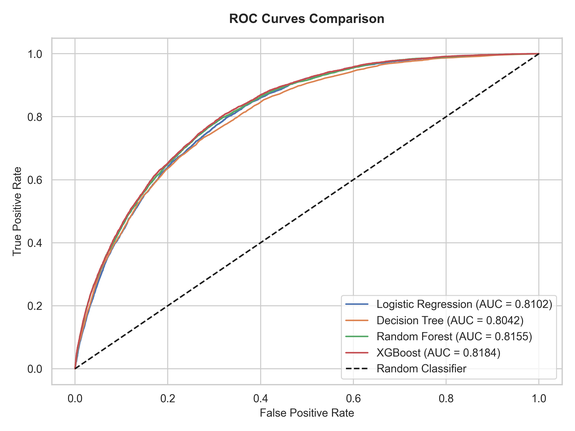
#> input picture results/modeling/roc_curves.png, 575 x 431 px, shrunk from 2400 x 1800 before the run
$ python generate_combined_model_curves.py
#> lines starting #> are read from the running program, lines starting #| are printed output that depends on the picture
#!/usr/bin/env python
"""
Combined Model Curves Generator (Figure 4)
------------------------------------------
Author: Advanced Data Analytics Agent
Description:
    Combines the existing ROC curves and Precision-Recall curves images
    side-by-side into a single publication-ready figure.

    The figure is labeled with:
        - "(a) ROC curves" on the left
        - "(b) Precision–Recall curves" on the right

    Outputs:
        - docs/figures/model_performance_curves.svg (Vector Wrapper)
        - docs/figures/model_performance_curves.png (300 DPI Raster)

    This script runs standalone, does not modify any raw models or predictions,
    and handles missing source files gracefully.
"""

import os
from pathlib import Path
import matplotlib.pyplot as plt
import matplotlib.image as mpimg

# Resolve paths relative to this script
BASE_DIR = Path(__file__).resolve().parent.parent
RESULTS_DIR = BASE_DIR / "results" / "modeling"
OUTPUT_DIR = BASE_DIR / "docs" / "figures"

def check_source_files():
    """Checks if the required source images exist."""
    roc_path = RESULTS_DIR / "roc_curves.png"
    pr_path = RESULTS_DIR / "pr_curves.png"

    missing = []
    if not roc_path.exists():
        missing.append(str(roc_path))
    if not pr_path.exists():
        missing.append(str(pr_path))

    if missing:
        raise FileNotFoundError(
            f"Required source image(s) not found:\n" +
            "\n".join(f"  - {m}" for m in missing) +
            "\nPlease run model training/evaluation first."
        )
    return roc_path, pr_path

def combine_curves():
    """Combines the two curves side-by-side and saves the result."""
    # 1. Verify files exist
    try:
        roc_path, pr_path = check_source_files()
    except FileNotFoundError as e:
        print(f"Error: {e}")
        return

    # 2. Ensure output directory exists
    OUTPUT_DIR.mkdir(parents=True, exist_ok=True)
    print(f"Verified output directory: {OUTPUT_DIR}")

    # 3. Load Images
    print("Loading source images...")
    img_roc = mpimg.imread(str(roc_path))
#> img_roc is the input picture: shape (431, 575, 4) float32; mean R, G, B, A 0.976, 0.974, 0.973, 1
    img_pr = mpimg.imread(str(pr_path))
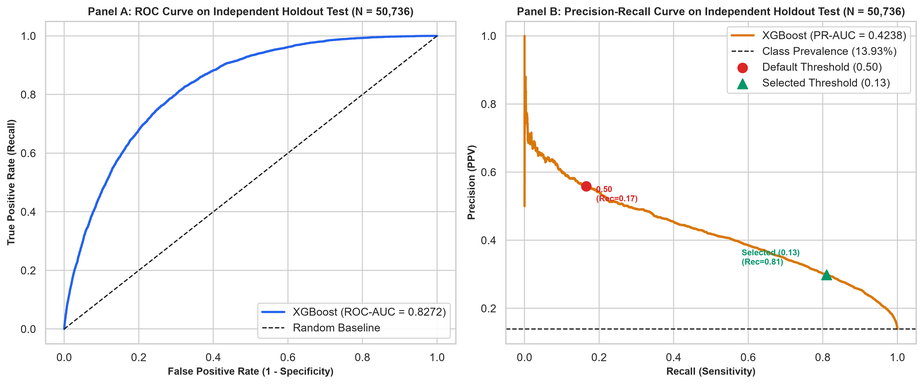
#> input picture results/modeling/pr_curves.png, 923 x 384 px, shrunk from 3856 x 1602 before the run
#> img_pr is the input picture: shape (384, 923, 4) float32; mean R, G, B, A 0.97, 0.969, 0.969, 1

    # 4. Set up Matplotlib Canvas for horizontal alignment
    # Widescreen 14" x 6.5" fits two square-ish 4:3 subplots side-by-side nicely
    fig, (ax1, ax2) = plt.subplots(1, 2, figsize=(14, 6.5))

    # Render ROC curves
    ax1.imshow(img_roc)
    ax1.axis('off') # Hide axes boundaries and ticks of the outer container

    # Render PR curves
    ax2.imshow(img_pr)
    ax2.axis('off')

    # 5. Add Subfigure Labels below the plots
    # va='top' and negative transform offset places the text in the bottom whitespace margin
    ax1.text(
        0.5, -0.02, "(a) ROC curves",
        transform=ax1.transAxes, ha='center', va='top',
        fontsize=12, fontweight='bold', color='#1A202C',
        family='sans-serif'
    )

    ax2.text(
        0.5, -0.02, "(b) Precision–Recall curves",
        transform=ax2.transAxes, ha='center', va='top',
        fontsize=12, fontweight='bold', color='#1A202C',
        family='sans-serif'
    )

    # 6. Adjust Subplot Spacing (minimal spacing between subfigures, uniform margins)
    plt.subplots_adjust(wspace=0.04, bottom=0.08, top=0.98, left=0.01, right=0.99)

    # Define save paths
    svg_path = OUTPUT_DIR / "model_performance_curves.svg"
    png_path = OUTPUT_DIR / "model_performance_curves.png"

    # 7. Save Combined Images
    print("Saving combined figures...")
    # Save as high-res PNG (300 DPI for publication standard)
    plt.savefig(png_path, format='png', dpi=300, bbox_inches='tight', facecolor='white')
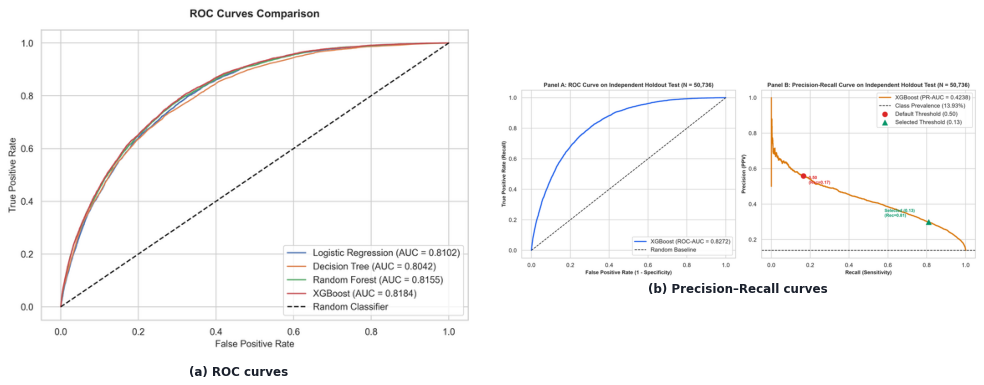
#> figure drawn by matplotlib, 2 panels
    # Save as SVG (wraps the subplots in a vector structure)
    plt.savefig(svg_path, format='svg', bbox_inches='tight', transparent=True)

    plt.close()

    print(f"\nModel performance curves successfully combined:")
    print(f"  - SVG: {svg_path}")
    print(f"  - PNG: {png_path} (300 DPI)")

if __name__ == "__main__":
    combine_curves()
